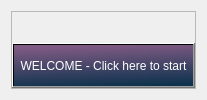
                  <widget class="QWidget" name="page_about">
                   <layout class="QHBoxLayout" name="horizontalLayout">
                    <item>
                     <widget class="QFrame" name="frame_18">
                      <property name="autoFillBackground">
                       <bool>false</bool>
                      </property>
                      <property name="frameShape">
                       <enum>QFrame::StyledPanel</enum>
                      </property>
                      <property name="frameShadow">
                       <enum>QFrame::Plain</enum>
                      </property>
                      <layout class="QVBoxLayout" name="verticalLayout_19">
                       <property name="spacing">
                        <number>0</number>
                       </property>
                       <property name="leftMargin">
                        <number>0</number>
                       </property>
                       <property name="topMargin">
                        <number>0</number>
                       </property>
                       <property name="rightMargin">
                        <number>0</number>
                       </property>
                       <property name="bottomMargin">
                        <number>0</number>
                       </property>
                       <item>
                        <widget class="QLabel" name="label_10">
                         <property name="font">
                          <font>
                           <family>Segoe UI</family>
                           <pointsize>12</pointsize>
                          </font>
                         </property>
                         <property name="text">
                          <string/>
                         </property>
                         <property name="pixmap">
                          <pixmap>../icons/fr1.png</pixmap>
                         </property>
                         <property name="scaledContents">
                          <bool>true</bool>
                         </property>
                         <property name="alignment">
                          <set>Qt::AlignCenter</set>
                         </property>
                         <property name="wordWrap">
                          <bool>true</bool>
                         </property>
                        </widget>
                       </item>
                       <item>
                        <widget class="QPushButton" name="bt_take_test">
                         <property name="minimumSize">
                          <size>
                           <width>0</width>
                           <height>45</height>
                          </size>
                         </property>
                         <property name="cursor">
                          <cursorShape>PointingHandCursor</cursorShape>
                         </property>
                         <property name="styleSheet">
                          <string notr="true">QPushButton{
	color: rgb(255, 255, 255);
	background-color: qlineargradient(spread:pad, x1:0.524118, y1:0, x2:0.671, y2:1, stop:0 #7f5a83, stop:1 #0d324d);
	padding: 5px 7px;

}
QPushButton:hover {
	background-color: rgb(44, 49, 60)
}
QPushButton:pressed {	
	background-color: rgb(248, 248, 248);
	color: rgb(6, 6, 6);
}
</string>
                         </property>
                         <property name="text">
                          <string>WELCOME - Click here to start</string>
                         </property>
                        </widget>
                       </item>
                      </layout>
                     </widget>
                    </item>
                   </layout>
                  </widget>
